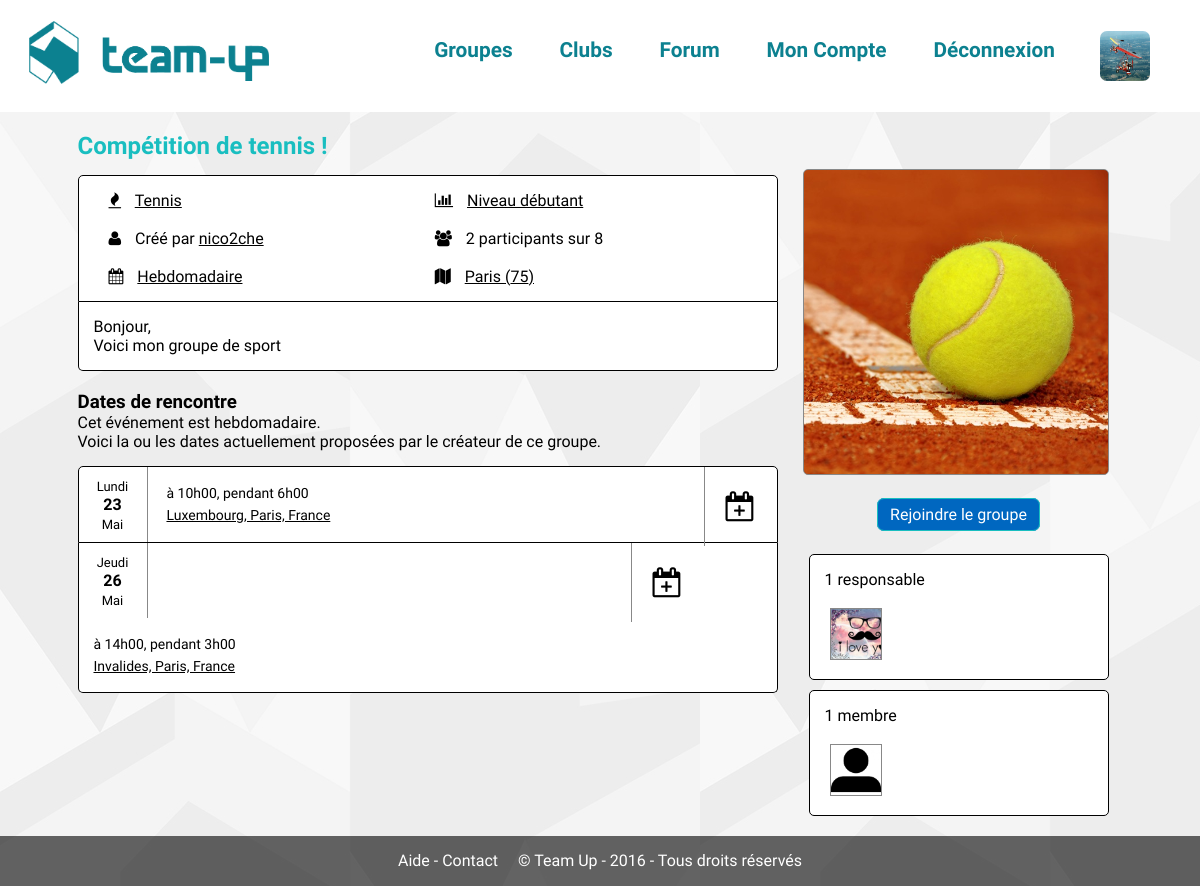
The app's page /?page=groupe&id=1 (signed in) with its own data.
### tables this page shows
CREATE TABLE `groupes` (
  `id` int(11) NOT NULL,
  `titre` varchar(255) NOT NULL,
  `id_departement` int(11) NOT NULL,
  `description` text NOT NULL,
  `id_sport` int(11) NOT NULL,
  `id_club` int(11) NOT NULL,
  `max_participants` int(11) NOT NULL,
  `min_participants` int(11) NOT NULL,
  `visibilite` enum('public','prive') NOT NULL,
  `recurrence` enum('occasionnel','quotidien','hebdomadaire','mensuel','annuel') NOT NULL,
  `niveau` int(11) NOT NULL,
  `tendance` int(11) NOT NULL
);

CREATE TABLE `sports` (
  `id` int(11) NOT NULL,
  `nom` varchar(255) NOT NULL,
  `description` text NOT NULL
);

CREATE TABLE `departement` (
  `departement_id` int(11) NOT NULL,
  `departement_code` varchar(3) DEFAULT NULL,
  `departement_nom` varchar(255) DEFAULT NULL,
  `departement_nom_uppercase` varchar(255) DEFAULT NULL,
  `departement_slug` varchar(255) DEFAULT NULL,
  `departement_nom_soundex` varchar(20) DEFAULT NULL
);

CREATE TABLE `dates_rencontres` (
  `id` int(11) NOT NULL,
  `id_groupe` int(11) NOT NULL,
  `date` datetime NOT NULL,
  `duree` time NOT NULL,
  `localisation` varchar(255) NOT NULL,
  `coordonnees` varchar(255) NOT NULL
);

### modeles/membres.php (called while the page is built, shortened)
<?php
function connecte($profil = false) {
	if(!$profil) {
		return isset($_SESSION['id']);
	} else {
		return (isset($_SESSION['id']) ? profil_membre($_SESSION['id']) : false);
	}
}
function chemin_avatar($fichier) {
	return DOSSIER_AVATAR . $fichier . '.jpg';
}
function profil_membre($id) {
	global $pdo;
	$stmt = $pdo->prepare('SELECT * FROM membres WHERE id = :id');
	$stmt->bindValue('id', $id, PDO::PARAM_INT);
	if($stmt->execute())
		return $stmt->fetch();
	else
		return false;
}

### modeles/groupes.php (called while the page is built, shortened)
<?php
function infos_groupe($id) {
	global $pdo;
	$stmt = $pdo->prepare('SELECT s.nom AS nom_sport, s.id AS id_sport, g.*, d.departement_nom, d.departement_code FROM groupes_membres AS g_m
																RIGHT JOIN groupes AS g ON g.id = g_m.id_groupe
																LEFT JOIN membres AS m ON m.id = g_m.id_membre
																JOIN sports AS s ON s.id = g.id_sport
																LEFT JOIN departement d ON d.departement_id = g.id_departement
															WHERE g.id = :id');
	$stmt->bindValue('id', $id, PDO::PARAM_INT);
	$stmt->execute();
	return $ligne = $stmt->fetch();
}
function membres_groupe($id) {
	global $pdo;
	$stmt = $pdo->prepare('SELECT g_m.type AS type, m.* FROM groupes_membres AS g_m
															JOIN groupes AS g ON g.id = g_m.id_groupe
															JOIN membres AS m ON m.id = g_m.id_membre
														WHERE g.id = :id');
	$stmt->bindValue('id', $id, PDO::PARAM_INT);
	$stmt->execute();
	$resultat = array('tous' => array(), 'types' => array());
	while($ligne = $stmt->fetch()) {
		$resultat['tous'][] = $ligne;
		$resultat['types'][$ligne['type']][] = $ligne;
	}
	return $resultat;
}
function dates_groupe($id) {
	global $pdo;
	$stmt = $pdo->prepare('SELECT d.* , m.* FROM groupes AS g
												JOIN dates_rencontres AS d ON d.id_groupe = g.id
												LEFT JOIN dates_membres AS m ON m.id_date = d.id
											WHERE g.id = :id
											ORDER BY d.date');
	$stmt->bindValue('id', $id, PDO::PARAM_INT);
	$stmt->execute();
	$resultat = array();
	while($ligne = $stmt->fetch()) {
		$resultat[$ligne[0]]['infos'] = $ligne;
		$resultat[$ligne[0]]['membres'][] = $ligne['id_membre'];
	}
	return $resultat;
}
function est_auteur_groupe($membres) {
	return isset($membres['types'][1][0]['id']) && isset($_SESSION['id']) && $membres['types'][1][0]['id'] == $_SESSION['id'];
}
function est_membre_groupe($id_groupe, $id_membre) {
	global $pdo;
	$stmt = $pdo->prepare('SELECT g_m.type AS type, m.* FROM groupes_membres AS g_m
															JOIN groupes AS g ON g.id = g_m.id_groupe
															JOIN membres AS m ON m.id = g_m.id_membre
														WHERE g.id = :id_groupe AND m.id = :id_membre');
	$stmt->bindValue('id_groupe', $id_groupe, PDO::PARAM_INT);
	$stmt->bindValue('id_membre', $id_membre, PDO::PARAM_INT);
	$stmt->execute();
	$resultat = $stmt->fetch();
	return (!empty($resultat) ? $resultat : false);
}

### vues/groupe.php (the view, shortened to what this page needs)
<div class="groupe">
<?php
	if(!connecte()) {
?>
	<div class="message erreur">
		Vous devez être connecté pour voir ce groupe.
	</div>
<?php
	} elseif(empty($infos_groupe)) {
?>
	<div class="message erreur">
		Ce groupe n'existe pas ou plus.
	</div>
<?php
	} else {
?>
	<div class="photo" style="background-image: url('<?php echo (is_file(DOSSIER_GROUPE . $infos_groupe['id'] . '.jpg') ? DOSSIER_GROUPE . $infos_groupe['id'] . '.jpg' : DOSSIER_GROUPE . '0.jpg') ?>');"></div>
	<div class="details">
		<a class="lien-titre" href="?page=groupe&amp;id=<?php echo $id_groupe; ?>"><h2><?php echo htmlspecialchars($infos_groupe['titre']); ?></h2></a>
		<div class="liste-encadrer">
			<div class="encadrer specifications">
				<span><i class="fa fa-fire"></i> <a class="lien-simple" href="?page=groupes&amp;recherche=&amp;sport=<?php echo $infos_groupe['id_sport']; ?>"><?php echo htmlspecialchars($infos_groupe['nom_sport']); ?></a></span>
				<span><i class="fa fa-bar-chart"></i> <a class="lien-simple" href="?page=groupes&amp;recherche=&amp;niveau=<?php echo $infos_groupe['niveau']; ?>"><?php echo $niveaux[$infos_groupe['niveau']]; ?></a></span>
				<br><br>
				<span><i class="fa fa-user"></i> Créé par <a class="lien-simple" href="?page=profil&amp;id=<?php echo $membres_groupe['types'][1][0]['id']; ?>"><?php echo htmlspecialchars($membres_groupe['types'][1][0]['pseudo']); ?></a></span>
				<span><i class="fa fa-users"></i> <?php echo ($infos_groupe['max_participants'] > 0 ? count($membres_groupe['tous']) . ' participants sur ' . $infos_groupe['max_participants'] : count($membres_groupe['tous']) . ' participants'); ?></span>
				<br><br>
				<span><i class="fa fa-calendar"></i> <a class="lien-simple" href="?page=groupes&amp;recherche=&amp;recurrence=<?php echo $infos_groupe['recurrence']; ?>"><?php echo ucfirst($infos_groupe['recurrence']); ?></a></span
>				<span><i class="fa fa-map"></i> <a class="lien-simple" href="?page=groupes&amp;recherche=&amp;departement=<?php echo $infos_groupe['id_departement']; ?>"><?php echo $infos_groupe['departement_nom']; ?> (<?php echo $infos_groupe['departement_code']; ?>)</a></span>
			</div>
			<p class="encadrer"><?php echo nl2br(htmlspecialchars($infos_groupe['description'])); ?></p>
		</div>
		<h3>Dates de rencontre</h3>
		<p>Cet événement est <?php echo $infos_groupe['recurrence']; ?>.<br>Voici la ou les dates actuellement proposées par le créateur de ce groupe.</p>
		<div class="liste-encadrer">
	<?php
		if(!empty($dates_groupe)) {
			foreach ($dates_groupe as $date) {
	?>
			<div class="encadrer dates" style="padding:0;">
				<a href="#" class="participation" data-id="<?php echo $date['infos'][0]; ?>" data-idgroupe="<?php echo $id_groupe; ?>">
					<div class="participer <?php echo (in_array($_SESSION['id'], $date['membres']) ? 'vert' : null); ?>">
						<i class="fa fa-calendar-<?php echo (in_array($_SESSION['id'], $date['membres']) ? 'check' : 'plus'); ?>-o"></i>
					</div>
				</a>
			<?php
				$dateTime = new DateTimeFrench($date['infos']['date']);
				echo '	<div class="date">
							<span class="jour">'.$dateTime->format('l').'</span><br>
							<span class="numero">'.$dateTime->format('d').'</span><br>
							<span class="mois">'.$dateTime->format('F').'</span>
						</div>';
			?>
				<div class="details-date">
			<?php
				$heureTime = new DateTimeFrench($date['infos']['duree']);
			?>
					<span class="heure">à <?php echo $dateTime->format('H\hi'); ?>, pendant <?php echo $heureTime->format('G\hi'); ?></span><br>
					<a href="#" class="lien-simple lieu" data-coordonnees="<?php echo htmlspecialchars($date['infos']['coordonnees']); ?>">
						<span class="localisation"><?php echo htmlspecialchars($date['infos']['localisation']); ?></span>
					</a>
				</div>
			</div>
	<?php
			}
		} else {
	?>
		<div class="encadrer">
			Aucune date n'existe encore pour ce groupe.
		</div>
	<?php
		}
	?>
		</div>
	</div>
	<div class="participants">
	<?php
		if(est_auteur_groupe($membres_groupe)) {
	?>
		<div class="align-center" style="margin:30px 0;"><a href="?page=groupe&amp;id=<?php echo $id_groupe; ?>&amp;modifier&amp;_c=<?php echo _csrf(false); ?>" class="bouton b-principal">Modifier le groupe</a></div>
		<div class="align-center" style="margin:30px 0;"><a onCLick="return confirm('Si vous supprimez le groupe, toutes ses informations seront définitivement perdues !');" href="?page=groupe&amp;id=<?php echo $id_groupe; ?>&amp;supprimer&amp;_c=<?php echo _csrf(false); ?>" class="bouton b-danger">Supprimer le groupe</a></div>
	<?php
		} elseif(est_membre_groupe($id_groupe, $_SESSION['id'])) {
	?>
		<div class="align-center" style="margin:30px 0;"><a href="?page=groupe&amp;id=<?php echo $id_groupe; ?>&amp;quitter&amp;_c=<?php echo _csrf(false); ?>" class="bouton b-danger">Quitter le groupe</a></div>
	<?php
		} else {
	?>
		<div class="align-center" style="margin:30px 0;"><a href="?page=groupe&amp;id=<?php echo $id_groupe; ?>&amp;rejoindre&amp;_c=<?php echo _csrf(false); ?>" class="bouton b-principal">Rejoindre le groupe</a></div>
	<?php
		}
	?>
		<div class="encadrer">
			<form action="" method="post">
	<?php
		if(isset($membres_groupe['types'][1]) && !empty($membres_groupe['types'][1])) {
			echo count($membres_groupe['types'][1]); ?> responsable<?php echo (count($membres_groupe['types'][1]) > 1 ? 's' : null) . (est_auteur_groupe($membres_groupe) ? ' - <a href="#" class="modifier-responsables lien-simple">Modifier</a>' : null).'<br><br>';
			foreach ($membres_groupe['types'][1] as $membre) {
				echo '	<a class="profil responsables" href="?page=profil&id='.$membre['id'].'" data-id="'.$membre['id'].'">
							<div class="participant" title="'.htmlspecialchars($membre['pseudo']).'" style="background-image:url(\''.(is_file(chemin_avatar($membre['id'])) ? chemin_avatar($membre['id']) : chemin_avatar('0')).'\');">
								'.(est_auteur_groupe($membres_groupe) ? '<input type="checkbox" class="check-responsables" style="display:none" name="membres[]" value="'.$membre['id'].'">' : null).'
							</div>
						</a>';
			}
		} else {
			echo 'Aucun responsable pour ce groupe.';
		}
	?>
			</form>
		</div>
		<div class="encadrer">
			<form action="" method="post">
	<?php
		if(isset($membres_groupe['types'][0]) && !empty($membres_groupe['types'][0])) {
			echo count($membres_groupe['types'][0]); ?> membre<?php echo (count($membres_groupe['types'][0]) > 1 ? 's' : null) .(est_auteur_groupe($membres_groupe) ? ' - <a href="#" class="modifier-membres lien-simple">Modifier</a>' : null).'<br><br>';
			foreach ($membres_groupe['types'][0] as $membre) {
				echo '	<a class="profil membres" href="?page=profil&id='.$membre['id'].'" data-id="'.$membre['id'].'">
							<div class="participant" title="'.htmlspecialchars($membre['pseudo']).'" style="background-image:url(\''.(is_file(chemin_avatar($membre['id'])) ? chemin_avatar($membre['id']) : chemin_avatar('0')).'\');">
								'.(est_auteur_groupe($membres_groupe) ? '<input type="checkbox" class="check-membre" style="display:none" name="membres[]" value="'.$membre['id'].'">' : null).'
							</div>
						</a>';
			}
		} else {
			echo 'Aucun membre pour le moment.';
		}
	?>
			</form>
		</div>
	</div>
<?php
	}
?>
</div>

### static/css/style.css (style rules this page uses)
* { font-family: 'Titillium Web', sans-serif; margin:0; padding: 0; }
body { background:url(../../static/images/motif.jpg); background-repeat: repeat; min-height:100%; }
.align-center { text-align: center; }
.lien-simple { color: black; }
.encadrer { margin-top:10px; border-radius: 5px; border: 1px solid black; background-color: white; }
.liste-encadrer { margin: 15px 0 20px 0; }
.liste-encadrer > .encadrer { margin-top: 0; border-radius: 0px; border-top: 0px; border-bottom-width: 1px; }
.liste-encadrer > .encadrer:last-child { border-bottom-right-radius: 5px!important; border-bottom-left-radius: 5px!important; border-top-right-radius: 0px!important; border-top-left-radius: 0px!important; border-top: 0px; border-bottom-width: 1px!important; }
.liste-encadrer > .encadrer:first-child { border-top-right-radius: 5px!important; border-top-left-radius: 5px!important; border-bottom-right-radius: 0px; border-bottom-left-radius: 0px; border-top: 1px solid black; }
.bouton { padding:6px 12px; border:1px solid black; border-radius:7px; text-decoration: none; color: white; }
.bouton.b-principal { border-color:#19BEC0; background-color: #0067C0; }

### static/css/groupe.css (style rules this page uses)
* { border-color: #888888; }
.groupe .photo { width:300px; height:300px; float: right; background-size: cover; background-position: center center; margin: 37px 54px 0 0; border: 1px solid #888888; padding: 2px; background-repeat: no-repeat; border-radius: 5px; }
.encadrer { padding: 15px; }
.groupe .details { margin-left:40px; display: inline-block; width: 700px; float:left; }
.groupe .details a.lien-titre { text-decoration: none; color:#19BEC0; }
.groupe .details .specifications span { margin-left:15px; width:46%; display: inline-block; }
.groupe .details .specifications span i { margin-right:10px; }
.groupe .participants { float: right; width: 300px; margin: 0 54px 0 0; }
.groupe .participants .participant { width: 50px; display: inline-block; height: 50px; background-size: cover; margin-left: 5px; border: 1px solid #888888; }
.dates .date { display: inline-block; text-align: center; width:50px; border-right: 1px solid #888888; padding: 10px; height:100%; padding:9px; }
.dates .date .jour { font-size:13px; }
.dates .date .numero { font-weight: bold; }
.dates .date .mois { font-size:13px; }
.dates .details-date { display: inline-block; padding:15px; vertical-align: top; line-height: 22px; font-size: 14px; width: 74%; }
.dates .participer { float: right; border-left: 1px solid #888888; padding: 22px 21px; color: black; font-size: 30px; }
.profil { text-decoration: none; }

### records on screen
groupes: titre "Compétition de tennis !", niveau "Niveau débutant", max_participants "8", recurrence "Hebdomadaire", description "Bonjour, Voici mon groupe de sport", recurrence "hebdomadaire"
sports: nom "Tennis"
departement: departement_nom "Paris", departement_code "75"
dates_rencontres: date "Lundi", date "23", date "Mai", date "10h00", duree "6h00", localisation "Luxembourg, Paris, France"
dates_rencontres: date "Jeudi", date "26", date "Mai", date "14h00", duree "3h00", localisation "Invalides, Paris, France"

### other values on screen
$membres_groupe['types'][1][0]['pseudo'] "nico2che"
count($membres_groupe['tous']) "2"
count($membres_groupe['types'][1]) "1"
count($membres_groupe['types'][0]) "1"
